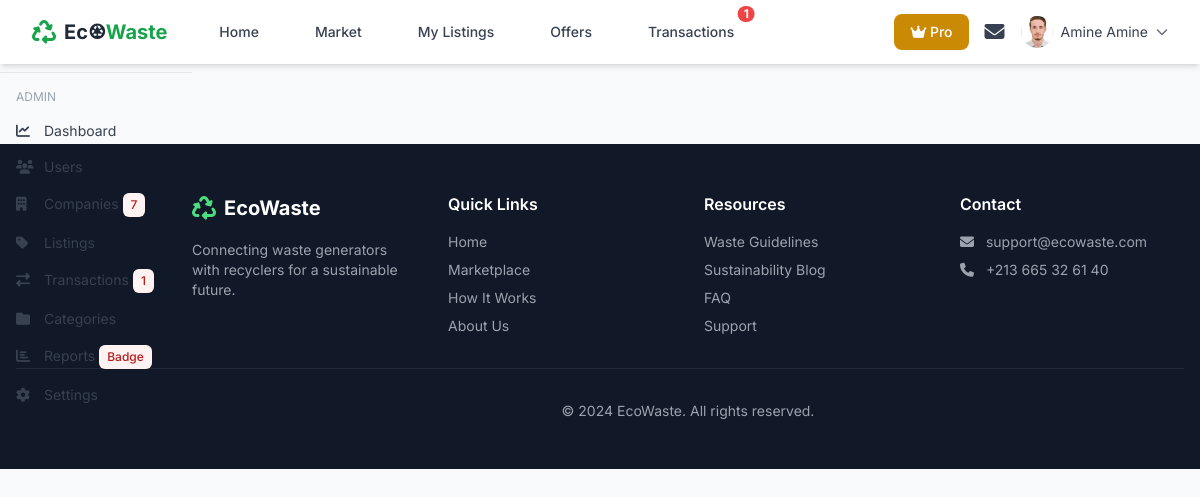
The page /contact (signed in) on the database its author committed.
### app/subscription/models.py (models this page shows, shortened)
class SubscriptionPlan(db.Model):
    __tablename__ = 'subscription_plans'
    id = db.Column(db.Integer, primary_key=True)
    name = db.Column(db.String(50), nullable=False)  # Free, Basic, Pro, Enterprise
    slug = db.Column(db.String(50), unique=True, nullable=False)
    description = db.Column(db.Text)
    price_monthly = db.Column(db.Numeric(10, 2), default=0)
    price_yearly = db.Column(db.Numeric(10, 2), default=0)
    currency = db.Column(db.String(3), default='DA')
    stripe_price_id_monthly = db.Column(db.String(100))
    stripe_price_id_yearly = db.Column(db.String(100))
    stripe_product_id = db.Column(db.String(100))
    max_active_listings = db.Column(db.Integer, default=0)
    max_featured_listings = db.Column(db.Integer, default=0)
    max_team_members = db.Column(db.Integer, default=1)
    max_monthly_transactions = db.Column(db.Integer, default=0)
    commission_rate = db.Column(db.Numeric(5, 2), default=5.0)
    has_analytics = db.Column(db.Boolean, default=False)
    has_api_access = db.Column(db.Boolean, default=False)
    has_priority_support = db.Column(db.Boolean, default=False)
    has_bulk_upload = db.Column(db.Boolean, default=False)
    has_advanced_filters = db.Column(db.Boolean, default=False)
    has_dedicated_manager = db.Column(db.Boolean, default=False)
    sort_order = db.Column(db.Integer, default=0)
    is_active = db.Column(db.Boolean, default=True)
    is_popular = db.Column(db.Boolean, default=False)
    features_list = db.Column(db.JSON)  # Array of feature strings
    created_at = db.Column(db.DateTime, default=datetime.utcnow)
    updated_at = db.Column(db.DateTime, default=datetime.utcnow, onupdate=datetime.utcnow)
    companies = db.relationship('Company', back_populates='subscription_plan')

### app/auth/models.py (models this page shows, shortened)
class User(db.Model,UserMixin):
    __tablename__ = 'user'
    id = db.Column(db.Integer(),primary_key=True)
    company_id = db.Column(db.Integer(),db.ForeignKey('company.id'))
    full_name = db.Column(db.String(length=30),nullable=False)
    avatar_url= db.Column(db.String(length=30))
    phone = db.Column(db.String(length=30))
    email = db.Column(db.String(length=50),nullable=False,index=True)
    email_verified=db.Column(db.Boolean(),default=False)
    password_hash=db.Column(db.String(length=50),nullable=False)
    role = db.Column(db.String(length=30),nullable=False)  # owner, manager, employee
    job_title =db.Column(db.String(length=30))
    department =db.Column(db.String(length=30))
    notification_preferences =db.Column(db.String(length=30))
    reset_password_token = db.Column(db.String(100), unique=True, index=True)
    reset_password_expires = db.Column(db.DateTime)
    email_verification_token = db.Column(db.String(100), unique=True)
    email_verified = db.Column(db.Boolean, default=False)
    authorized=db.Column(db.Boolean(),default=True)
    created_at = db.Column(db.DateTime(timezone=True), server_default=db.func.now())
    owned_company = db.relationship("Company", back_populates="users")
    items = db.relationship('Item', back_populates='owned_user',lazy=True)
    notifications = db.relationship('Notification', back_populates='user')
    transactions_as_seller_manager = db.relationship('Transaction',foreign_keys='Transaction.seller_manager_id', back_populates='seller_manager',lazy=True)
    transactions_as_buyer_manager = db.relationship('Transaction',foreign_keys='Transaction.buyer_manager_id',  back_populates='buyer_manager',lazy=True)
    reviews_written = db.relationship('Review', back_populates='reviewer',foreign_keys='Review.reviewer_id')
    @property
    def unread_notification_count(self):
        from app.auth.models import Notification
        from datetime import datetime
        Notif = namedtuple('Notif', ['related_type', 'related_type_count'])
        result=Notification.query.with_entities(
                Notification.related_type,
                func.count(Notification.id).label("related_type_count")
                ).group_by(Notification.related_type).filter_by(is_read=False,user_id=current_user.id).all()
        result_object={}
        for res in result:
            result_object[res.related_type]=res.related_type_count
        return result_object
    @property
    def password(self):
        return self.password

### app/routes.py (the view)
@app.route("/contact")
def contact():
    return render_template('contact.html')

### app/auth/models.py (called while the page is built)
@login_manager.user_loader
def load_user(user_id):
    return User.query.get(int(user_id))

    @property
    def is_in_grace_period(self):
        if not self.subscription_grace_period_ends:
            return False
        return datetime.now() < self.subscription_grace_period_ends

### app/context_processors.py (called while the page is built)
def inject_notifications():
    def get_notifications(user_id=None):
        if user_id:
            return NotificationService.get_recent_notifications(user_id)
        return []
    def get_unread_count(user_id=None):
        if user_id:
            return NotificationService.get_unread_count(user_id)
        return 0
    def get_notification_badge(user):
        """Get notification data for a user"""
        if not user or not user.is_authenticated:
            return {'count': 0, 'notifications': []}
        return {
            'count': NotificationService.get_unread_count(user.id),
            'notifications': NotificationService.get_recent_notifications(user.id, limit=10)
        }
    return {
        'notification_badge': get_notification_badge,
        'get_notifications': get_notifications,
        'get_unread_count': get_unread_count
    }

def inject_notification_service():
    from app.services.notification_service import NotificationService
    return {'NotificationService': NotificationService}

### app/templates/contact.html (shortened to what this page needs)
{%extends'base.html' %}

### app/templates/base.html (shortened to what this page needs)
<!DOCTYPE html>
<html lang="en">
<head>
    <script src="https://cdn.tailwindcss.com"></script>
    <link rel="stylesheet" href="https://cdnjs.cloudflare.com/ajax/libs/font-awesome/6.4.0/css/all.min.css">
</head>
<body class="bg-gray-50">
    <nav class="bg-white shadow-md sticky top-0 z-50">
        <div class="max-w-7xl mx-auto px-4 sm:px-6 lg:px-8">
            <div class="flex justify-between h-16">
                <div class="flex items-center">
                    <a href="{{ url_for('home') }}" class="flex items-center space-x-2">
                        <i class="fas fa-recycle text-2xl text-green-600"></i>
                        <span class="font-bold text-xl text-gray-800">Ec♼<span class="text-green-600">Waste</span></span>
                    </a>
                    <div class="hidden md:flex ml-10 space-x-8">
                        <a href="{{ url_for('home') }}" class="text-gray-700 hover:text-green-600 px-3 py-2 text-sm font-medium {% if request.endpoint == 'main.index' %}text-green-600 border-b-2 border-green-600{% endif %}">
                            Home
                        </a>
                        <a  href="{{url_for('listings.market_category')}}" class="text-gray-700 hover:text-green-600 px-3 py-2 text-sm font-medium ">
                            Market
                        </a>
                        {% if current_user.is_authenticated %}
                         {%set notif=current_user.unread_notification_count%}
                        <a href="{{ url_for('listings.listings') }}" class="text-gray-700 hover:text-green-600 px-3 py-2 text-sm font-medium">
                            My Listings
                        </a>
                            <a href="{{ url_for('offers.index') }}" class="relative inline-block text-gray-700 hover:text-green-600 px-3 py-2 text-sm font-medium">
                            Offers
                            </a>
                        <a href="{{ url_for('transactions.index') }}" class="relative inline-block text-gray-700 hover:text-green-600 px-3 py-2 text-sm font-medium">
                            Transactions {% if notif.transaction %}
                            <span class="absolute top-0 right-0 inline-flex items-center justify-center px-1.5 py-0.5 text-xs font-bold leading-none text-white transform translate-x-1/2 -translate-y-1/2 bg-red-500 rounded-full">
                                {{notif.transaction}}
                            </span>
                            {% endif %}
                        </a>
                        {% endif %}
                    </div>
                </div>
                <div class="flex items-center space-x-4">
                    {% if current_user.is_authenticated %}
                    {% if current_user.owned_company.subscription_status =="active" %}
                    <a href="{{ url_for('subscription.pricing') }}" class="bg-yellow-600 text-white px-4 py-2 rounded-lg text-sm font-medium hover:bg-fuchsia-700 transition">
                        <i class="fa-solid fa-crown"></i> {{current_user.owned_company.subscription_plan.name}}
                    </a>
                    {%elif current_user.owned_company.subscription_status =="pending_payment"%}
                     <a href="{{ url_for('subscription.pricing') }}" class="bg-yellow-600 text-white px-4 py-2 rounded-lg text-sm font-medium hover:bg-fuchsia-700 transition">
                        <i class="fa-solid fa-crown"></i> Pending
                    </a>
                    {% else %}
                     <a href="{{ url_for('subscription.pricing') }}" class="bg-yellow-600 text-white px-4 py-2 rounded-lg text-sm font-medium hover:bg-fuchsia-700 transition">
                        <i class="fa-solid fa-crown"></i> Upgrade
                    </a>
                    {% endif %}
                    <div class="relative inline-block">
                        <a href="{{ url_for('messages.index') }}" class="text-gray-700 hover:text-green-600">
                            <i class="fas fa-envelope text-xl"></i>
                        </a>
                    </div>
                    <div class="relative group">
                        <button class="flex items-center space-x-2 focus:outline-none">
                            {% if current_user.avatar_url %}
                            <img src="{{ url_for('static', filename='uploads/avatars/' + current_user.avatar_url) }}" class="w-8 h-8 rounded-full object-cover">
                            {% else %}
                            <div class="w-8 h-8 rounded-full bg-green-100 flex items-center justify-center">
                                <span class="text-green-600 font-medium">{{ current_user.initials }}</span>
                            </div>
                            {% endif %}
                            <span class="text-sm text-gray-700 hidden md:inline">{{ current_user.full_name }}</span>
                            <i class="fas fa-chevron-down text-xs text-gray-500"></i>
                        </button>
                    </div>
                    {% endif %}
                </div>
            </div>
        </div>
    </nav>
    {% if current_user.is_authenticated and current_user.role == 'super_admin' %}
<div class="border-t mt-2 pt-2 w-48 float-left">
    <div class="px-4 py-2 text-xs text-gray-400 uppercase">Admin</div>
    <a href="{{ url_for('admin.dashboard') }}" class="block px-4 py-2 text-sm text-gray-700 hover:bg-gray-100">
        <i class="fas fa-chart-line w-5 mr-2"></i>Dashboard
    </a>
    <a href="{{ url_for('admin.users') }}" class="block px-4 py-2 text-sm text-gray-700 hover:bg-gray-100">
        <i class="fas fa-users w-5 mr-2"></i>Users {% if notif.user %}<span class="inline-flex items-center rounded-md bg-red-50 px-2 py-1 text-xs font-medium text-red-700 inset-ring inset-ring-red-600/10">{{ notif.user}}</span>{%endif%}
    </a>
    <a href="{{ url_for('admin.companies') }}" class="block px-4 py-2 text-sm text-gray-700 hover:bg-gray-100">
        <i class="fas fa-building w-5 mr-2"></i>Companies {% if notif.company  %}<span class="inline-flex items-center rounded-md bg-red-50 px-2 py-1 text-xs font-medium text-red-700 inset-ring inset-ring-red-600/10">{{ notif.company}}</span>{%endif%}
    </a>
    <a href="{{ url_for('admin.listings') }}" class="block px-4 py-2 text-sm text-gray-700 hover:bg-gray-100">
        <i class="fas fa-tag w-5 mr-2"></i>Listings
    </a>
    <a href="{{ url_for('admin.transactions') }}" class="block px-4 py-2 text-sm text-gray-700 hover:bg-gray-100">
        <i class="fas fa-exchange-alt w-5 mr-2"></i>Transactions {% if notif.transaction  %}<span class="inline-flex items-center rounded-md bg-red-50 px-2 py-1 text-xs font-medium text-red-700 inset-ring inset-ring-red-600/10">{{ notif.transaction }}</span>{%endif%}
    </a>
    <a href="{{ url_for('admin.categories') }}" class="block px-4 py-2 text-sm text-gray-700 hover:bg-gray-100">
        <i class="fas fa-folder w-5 mr-2"></i>Categories
    </a>
    <a href="{{ url_for('admin.reports') }}" class="block px-4 py-2 text-sm text-gray-700 hover:bg-gray-100">
        <i class="fas fa-chart-bar w-5 mr-2"></i>Reports <span class="inline-flex items-center rounded-md bg-red-50 px-2 py-1 text-xs font-medium text-red-700 inset-ring inset-ring-red-600/10">Badge</span>
    </a>
    <a href="{{ url_for('admin.settings') }}" class="block px-4 py-2 text-sm text-gray-700 hover:bg-gray-100">
        <i class="fas fa-cog w-5 mr-2"></i>Settings
    </a>
</div>
{% endif %}
    <footer class="bg-gray-900 text-white mt-20">
        <div class="max-w-7xl mx-auto px-4 py-12">
            <div class="grid grid-cols-1 md:grid-cols-4 gap-8">
                <div>
                    <div class="flex items-center space-x-2 mb-4">
                        <i class="fas fa-recycle text-2xl text-green-400"></i>
                        <span class="font-bold text-xl">EcoWaste</span>
                    </div>
                    <p class="text-gray-400 text-sm">Connecting waste generators with recyclers for a sustainable future.</p>
                </div>
                <div>
                    <h3 class="font-semibold mb-4">Quick Links</h3>
                    <ul class="space-y-2 text-sm text-gray-400">
                        <li><a href="{{ url_for('home') }}" class="hover:text-green-400">Home</a></li>
                        <li><a href="{{ url_for('listings.market_category') }}" class="hover:text-green-400">Marketplace</a></li>
                        <li><a href="#" class="hover:text-green-400">How It Works</a></li>
                        <li><a href="#" class="hover:text-green-400">About Us</a></li>
                    </ul>
                </div>
                <div>
                    <h3 class="font-semibold mb-4">Resources</h3>
                    <ul class="space-y-2 text-sm text-gray-400">
                        <li><a href="#" class="hover:text-green-400">Waste Guidelines</a></li>
                        <li><a href="#" class="hover:text-green-400">Sustainability Blog</a></li>
                        <li><a href="#" class="hover:text-green-400">FAQ</a></li>
                        <li><a href="#" class="hover:text-green-400">Support</a></li>
                    </ul>
                </div>
                <div>
                    <h3 class="font-semibold mb-4">Contact</h3>
                    <ul class="space-y-2 text-sm text-gray-400">
                        <li><i class="fas fa-envelope mr-2"></i> support@ecowaste.com</li>
                        <li><i class="fas fa-phone mr-2"></i> +213 665 32 61 40</li>
                    </ul>
                </div>
            </div>
            <div class="border-t border-gray-800 mt-8 pt-8 text-center text-sm text-gray-400">
                <p>&copy; 2024 EcoWaste. All rights reserved.</p>
            </div>
        </div>
    </footer>
</body>
</html>

### app/templates/base.html (style rules this page uses)
* { font-family: 'Inter', sans-serif; }

### rows shown on the page
SubscriptionPlan: owned_company.subscription_plan.name "Pro"
User: avatar_url (picture), full_name "Amine Amine"

### other values the page prints
{{ notif.transaction }} "1"
{{ notif.company }} "7"
